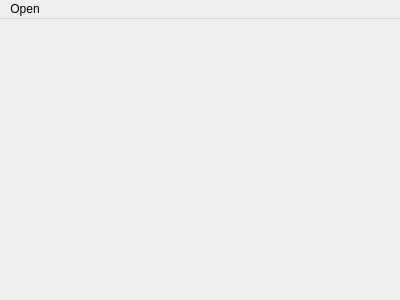
<?xml version="1.0" encoding="UTF-8"?>
<ui version="4.0">
 <class>QTModelViewer</class>
 <widget class="QMainWindow" name="QTModelViewer">
  <property name="geometry">
   <rect>
    <x>0</x>
    <y>0</y>
    <width>400</width>
    <height>300</height>
   </rect>
  </property>
  <property name="windowTitle">
   <string>QTModelViewer</string>
  </property>
  <widget class="QWidget" name="centralWidget"/>
  <widget class="QMenuBar" name="menuBar">
   <property name="geometry">
    <rect>
     <x>0</x>
     <y>0</y>
     <width>400</width>
     <height>21</height>
    </rect>
   </property>
   <widget class="QMenu" name="menuFile">
    <property name="title">
     <string>Open</string>
    </property>
    <addaction name="actionOpen_File"/>
   </widget>
   <addaction name="menuFile"/>
  </widget>
  <action name="actionOpen_File">
   <property name="text">
    <string>Open File</string>
   </property>
  </action>
 </widget>
 <layoutdefault spacing="6" margin="11"/>
 <resources/>
 <connections/>
</ui>
